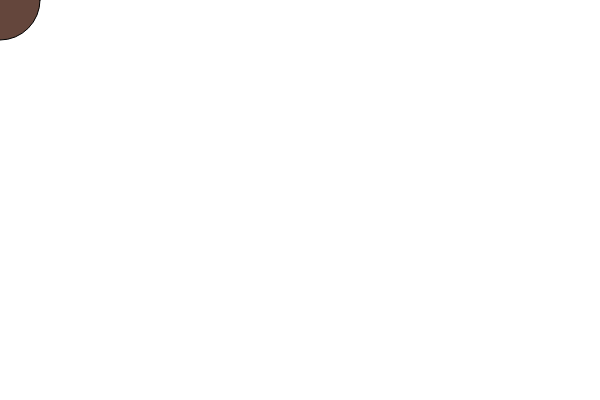
Frame 1 (no input)
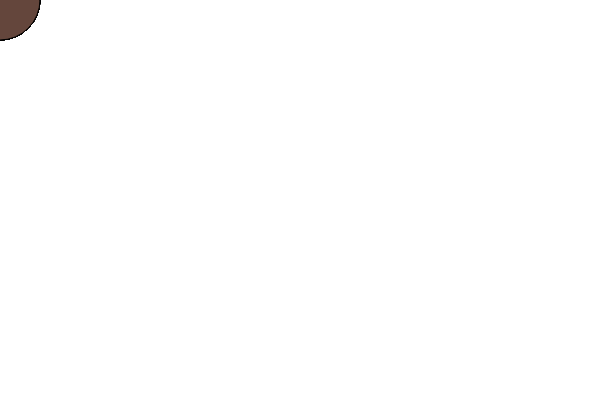
Frame 60 (no input)
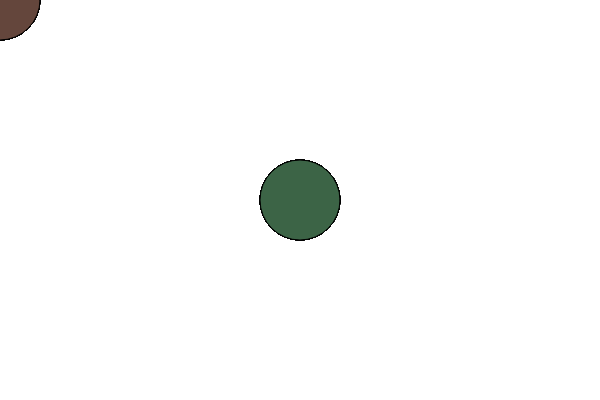
Frame 120 (the mouse pressed at the canvas centre since frame 60)

The p5.js sketch that drew these frames (run headless with seeded random() and noise() and a simulated clock; from frame 60 on, the mouse is pressed at the canvas centre):

// p5.js sketch
// ── sketch.js
function setup() {
  createCanvas(600,400);
}

function draw() {
  if (mouseIsPressed) {
    fill(60,100,70);
  } else {
    fill(100,70,60);
  }
  ellipse(mouseX, mouseY, 80, 80);
}
  
